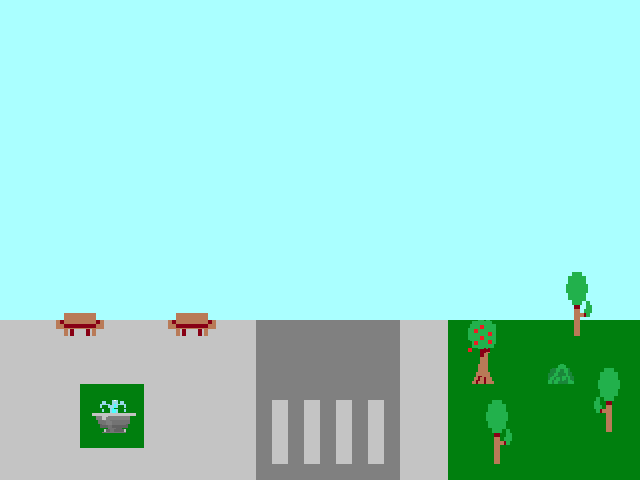

Below is a game level as drawn by its tile map, then a one-line description and the .tmx file that defines it, in full:
An orthogonal 40x30 tile map with 16x16 px tiles, 2 tile layers (Floor, Decorations), 3 tilesets and 8 objects (5x NPC, Player, Checkpoint, Item).

<map version="1.0" orientation="orthogonal" width="40" height="30" tilewidth="16" tileheight="16" backgroundcolor="#aaffff">
 <tileset firstgid="1" source="../tilesets/tileset.tsx" />
 <tileset firstgid="5" source="../tilesets/tileset_bricks.tsx" />
 <tileset firstgid="9" source="../tilesets/tileset_squareelements02.tsx" />
 <layer name="Floor" width="40" height="30">
  <data encoding="csv">
0,0,0,0,0,0,0,0,0,0,0,0,0,0,0,0,0,0,0,0,0,0,0,0,0,0,0,0,0,0,0,0,0,0,0,0,0,0,0,0,
0,0,0,0,0,0,0,0,0,0,0,0,0,0,0,0,0,0,0,0,0,0,0,0,0,0,0,0,0,0,0,0,0,0,0,0,0,0,0,0,
0,0,0,0,0,0,0,0,0,0,0,0,0,0,0,0,0,0,0,0,0,0,0,0,0,0,0,0,0,0,0,0,0,0,0,0,0,0,0,0,
0,0,0,0,0,0,0,0,0,0,0,0,0,0,0,0,0,0,0,0,0,0,0,0,0,0,0,0,0,0,0,0,0,0,0,0,0,0,0,0,
0,0,0,0,0,0,0,0,0,0,0,0,0,0,0,0,0,0,0,0,0,0,0,0,0,0,0,0,0,0,0,0,0,0,0,0,0,0,0,0,
0,0,0,0,0,0,0,0,0,0,0,0,0,0,0,0,0,0,0,0,0,0,0,0,0,0,0,0,0,0,0,0,0,0,0,0,0,0,0,0,
0,0,0,0,0,0,0,0,0,0,0,0,0,0,0,0,0,0,0,0,0,0,0,0,0,0,0,0,0,0,0,0,0,0,0,0,0,0,0,0,
0,0,0,0,0,0,0,0,0,0,0,0,0,0,0,0,0,0,0,0,0,0,0,0,0,0,0,0,0,0,0,0,0,0,0,0,0,0,0,0,
0,0,0,0,0,0,0,0,0,0,0,0,0,0,0,0,0,0,0,0,0,0,0,0,0,0,0,0,0,0,0,0,0,0,0,0,0,0,0,0,
0,0,0,0,0,0,0,0,0,0,0,0,0,0,0,0,0,0,0,0,0,0,0,0,0,0,0,0,0,0,0,0,0,0,0,0,0,0,0,0,
0,0,0,0,0,0,0,0,0,0,0,0,0,0,0,0,0,0,0,0,0,0,0,0,0,0,0,0,0,0,0,0,0,0,0,0,0,0,0,0,
0,0,0,0,0,0,0,0,0,0,0,0,0,0,0,0,0,0,0,0,0,0,0,0,0,0,0,0,0,0,0,0,0,0,0,0,0,0,0,0,
0,0,0,0,0,0,0,0,0,0,0,0,0,0,0,0,0,0,0,0,0,0,0,0,0,0,0,0,0,0,0,0,0,0,0,0,0,0,0,0,
0,0,0,0,0,0,0,0,0,0,0,0,0,0,0,0,0,0,0,0,0,0,0,0,0,0,0,0,0,0,0,0,0,0,0,0,0,0,0,0,
0,0,0,0,0,0,0,0,0,0,0,0,0,0,0,0,0,0,0,0,0,0,0,0,0,0,0,0,0,0,0,0,0,0,0,0,0,0,0,0,
0,0,0,0,0,0,0,0,0,0,0,0,0,0,0,0,0,0,0,0,0,0,0,0,0,0,0,0,0,0,0,0,0,0,0,0,0,0,0,0,
0,0,0,0,0,0,0,0,0,0,0,0,0,0,0,0,0,0,0,0,0,0,0,0,0,0,0,0,0,0,0,0,0,0,0,0,0,0,0,0,
0,0,0,0,0,0,0,0,0,0,0,0,0,0,0,0,0,0,0,0,0,0,0,0,0,0,0,0,0,0,0,0,0,0,0,0,0,0,0,0,
0,0,0,0,0,0,0,0,0,0,0,0,0,0,0,0,0,0,0,0,0,0,0,0,0,0,0,0,0,0,0,0,0,0,0,0,0,0,0,0,
0,0,0,0,0,0,0,0,0,0,0,0,0,0,0,0,0,0,0,0,0,0,0,0,0,0,0,0,0,0,0,0,0,0,0,0,0,0,0,0,
3,3,3,3,3,3,3,3,3,3,3,3,3,3,3,3,1,1,1,1,1,1,1,1,1,3,3,3,2,2,2,2,2,2,2,2,2,2,2,2,
3,3,3,3,3,3,3,3,3,3,3,3,3,3,3,3,1,1,1,1,1,1,1,1,1,3,3,3,2,2,2,2,2,2,2,2,2,2,2,2,
3,3,3,3,3,3,3,3,3,3,3,3,3,3,3,3,1,1,1,1,1,1,1,1,1,3,3,3,2,2,2,2,2,2,2,2,2,2,2,2,
3,3,3,3,3,3,3,3,3,3,3,3,3,3,3,3,1,1,1,1,1,1,1,1,1,3,3,3,2,2,2,2,2,2,2,2,2,2,2,2,
3,3,3,3,3,2,2,2,2,3,3,3,3,3,3,3,1,1,1,1,1,1,1,1,1,3,3,3,2,2,2,2,2,2,2,2,2,2,2,2,
3,3,3,3,3,2,2,2,2,3,3,3,3,3,3,3,1,3,1,3,1,3,1,3,1,3,3,3,2,2,2,2,2,2,2,2,2,2,2,2,
3,3,3,3,3,2,2,2,2,3,3,3,3,3,3,3,1,3,1,3,1,3,1,3,1,3,3,3,2,2,2,2,2,2,2,2,2,2,2,2,
3,3,3,3,3,2,2,2,2,3,3,3,3,3,3,3,1,3,1,3,1,3,1,3,1,3,3,3,2,2,2,2,2,2,2,2,2,2,2,2,
3,3,3,3,3,3,3,3,3,3,3,3,3,3,3,3,1,3,1,3,1,3,1,3,1,3,3,3,2,2,2,2,2,2,2,2,2,2,2,2,
3,3,3,3,3,3,3,3,3,3,3,3,3,3,3,3,1,1,1,1,1,1,1,1,1,3,3,3,2,2,2,2,2,2,2,2,2,2,2,2
</data>
 </layer>
 <layer name="Decorations" width="40" height="30">
  <data encoding="csv">
0,0,0,0,0,0,0,0,0,0,0,0,0,0,0,0,0,0,0,0,0,0,0,0,0,0,0,0,0,0,0,0,0,0,0,0,0,0,0,0,
0,0,0,0,0,0,0,0,0,0,0,0,0,0,0,0,0,0,0,0,0,0,0,0,0,0,0,0,0,0,0,0,0,0,0,0,0,0,0,0,
0,0,0,0,0,0,0,0,0,0,0,0,0,0,0,0,0,0,0,0,0,0,0,0,0,0,0,0,0,0,0,0,0,0,0,0,0,0,0,0,
0,0,0,0,0,0,0,0,0,0,0,0,0,0,0,0,0,0,0,0,0,0,0,0,0,0,0,0,0,0,0,0,0,0,0,0,0,0,0,0,
0,0,0,0,0,0,0,0,0,0,0,0,0,0,0,0,0,0,0,0,0,0,0,0,0,0,0,0,0,0,0,0,0,0,0,0,0,0,0,0,
0,0,0,0,0,0,0,0,0,0,0,0,0,0,0,0,0,0,0,0,0,0,0,0,0,0,0,0,0,0,0,0,0,0,0,0,0,0,0,0,
0,0,0,0,0,0,0,0,0,0,0,0,0,0,0,0,0,0,0,0,0,0,0,0,0,0,0,0,0,0,0,0,0,0,0,0,0,0,0,0,
0,0,0,0,0,0,0,0,0,0,0,0,0,0,0,0,0,0,0,0,0,0,0,0,0,0,0,0,0,0,0,0,0,0,0,0,0,0,0,0,
0,0,0,0,0,0,0,0,0,0,0,0,0,0,0,0,0,0,0,0,0,0,0,0,0,0,0,0,0,0,0,0,0,0,0,0,0,0,0,0,
0,0,0,0,0,0,0,0,0,0,0,0,0,0,0,0,0,0,0,0,0,0,0,0,0,0,0,0,0,0,0,0,0,0,0,0,0,0,0,0,
0,0,0,0,0,0,0,0,0,0,0,0,0,0,0,0,0,0,0,0,0,0,0,0,0,0,0,0,0,0,0,0,0,0,0,0,0,0,0,0,
0,0,0,0,0,0,0,0,0,0,0,0,0,0,0,0,0,0,0,0,0,0,0,0,0,0,0,0,0,0,0,0,0,0,0,0,0,0,0,0,
0,0,0,0,0,0,0,0,0,0,0,0,0,0,0,0,0,0,0,0,0,0,0,0,0,0,0,0,0,0,0,0,0,0,0,0,0,0,0,0,
0,0,0,0,0,0,0,0,0,0,0,0,0,0,0,0,0,0,0,0,0,0,0,0,0,0,0,0,0,0,0,0,0,0,0,0,0,0,0,0,
0,0,0,0,0,0,0,0,0,0,0,0,0,0,0,0,0,0,0,0,0,0,0,0,0,0,0,0,0,0,0,0,0,0,0,0,0,0,0,0,
0,0,0,0,0,0,0,0,0,0,0,0,0,0,0,0,0,0,0,0,0,0,0,0,0,0,0,0,0,0,0,0,0,0,0,0,0,0,0,0,
0,0,0,0,0,0,0,0,0,0,0,0,0,0,0,0,0,0,0,0,0,0,0,0,0,0,0,0,0,0,0,0,0,0,0,0,0,0,0,0,
0,0,0,0,0,0,0,0,0,0,0,0,0,0,0,0,0,0,0,0,0,0,0,0,0,0,0,0,0,0,0,0,0,0,0,47,48,0,0,0,
0,0,0,0,0,0,0,0,0,0,0,0,0,0,0,0,0,0,0,0,0,0,0,0,0,0,0,0,0,0,0,0,0,0,0,55,56,0,0,0,
0,0,0,9,10,11,12,0,0,0,9,10,11,12,0,0,0,0,0,0,0,0,0,0,0,0,0,0,0,0,0,0,0,0,0,63,64,0,0,0,
0,0,0,17,18,19,20,0,0,0,17,18,19,20,0,0,0,0,0,0,0,0,0,0,0,0,0,0,0,45,46,0,0,0,0,71,72,0,0,0,
0,0,0,0,0,0,0,0,0,0,0,0,0,0,0,0,0,0,0,0,0,0,0,0,0,0,0,0,0,53,54,0,0,0,0,0,0,0,0,0,
0,0,0,0,0,0,0,0,0,0,0,0,0,0,0,0,0,0,0,0,0,0,0,0,0,0,0,0,0,61,62,0,0,0,27,28,0,0,0,0,
0,0,0,0,0,0,0,0,0,0,0,0,0,0,0,0,0,0,0,0,0,0,0,0,0,0,0,0,0,69,70,0,0,0,35,36,0,41,42,0,
0,0,0,0,0,0,0,0,0,0,0,0,0,0,0,0,0,0,0,0,0,0,0,0,0,0,0,0,0,0,0,0,0,0,0,0,0,49,50,0,
0,0,0,0,0,13,14,15,16,0,0,0,0,0,0,0,0,0,0,0,0,0,0,0,0,0,0,0,0,0,47,48,0,0,0,0,0,57,58,0,
0,0,0,0,0,21,22,23,24,0,0,0,0,0,0,0,0,0,0,0,0,0,0,0,0,0,0,0,0,0,55,56,0,0,0,0,0,65,66,0,
0,0,0,0,0,29,30,31,32,0,0,0,0,0,0,0,0,0,0,0,0,0,0,0,0,0,0,0,0,0,63,64,0,0,0,0,0,0,0,0,
0,0,0,0,0,0,0,0,0,0,0,0,0,0,0,0,0,0,0,0,0,0,0,0,0,0,0,0,0,0,71,72,0,0,0,0,0,0,0,0,
0,0,0,0,0,0,0,0,0,0,0,0,0,0,0,0,0,0,0,0,0,0,0,0,0,0,0,0,0,0,0,0,0,0,0,0,0,0,0,0
</data>
 </layer>
 <objectgroup name="Objects" width="40" height="30">
  <object name="Player" type="Player" x="48" y="80" width="48" height="16" />
  <object name="Exit" type="Checkpoint" x="401" y="397" width="64" height="32" />
  <object name="Cat" type="NPC" x="497" y="316" width="16" height="16" />
  <object name="BoyCitizen01" type="NPC" x="48" y="367" width="16" height="48" />
  <object name="BoyCitizen02" type="NPC" x="524" y="386" width="16" height="48" />
  <object name="GirlCitizen01" type="NPC" x="535" y="398" width="16" height="48" />
  <object name="GrandmaCitizen01" type="Item" x="236" y="410" width="16" height="48" />
  <object name="Strongman01" type="NPC" x="126" y="344" width="16" height="48" />
 </objectgroup>
</map>
